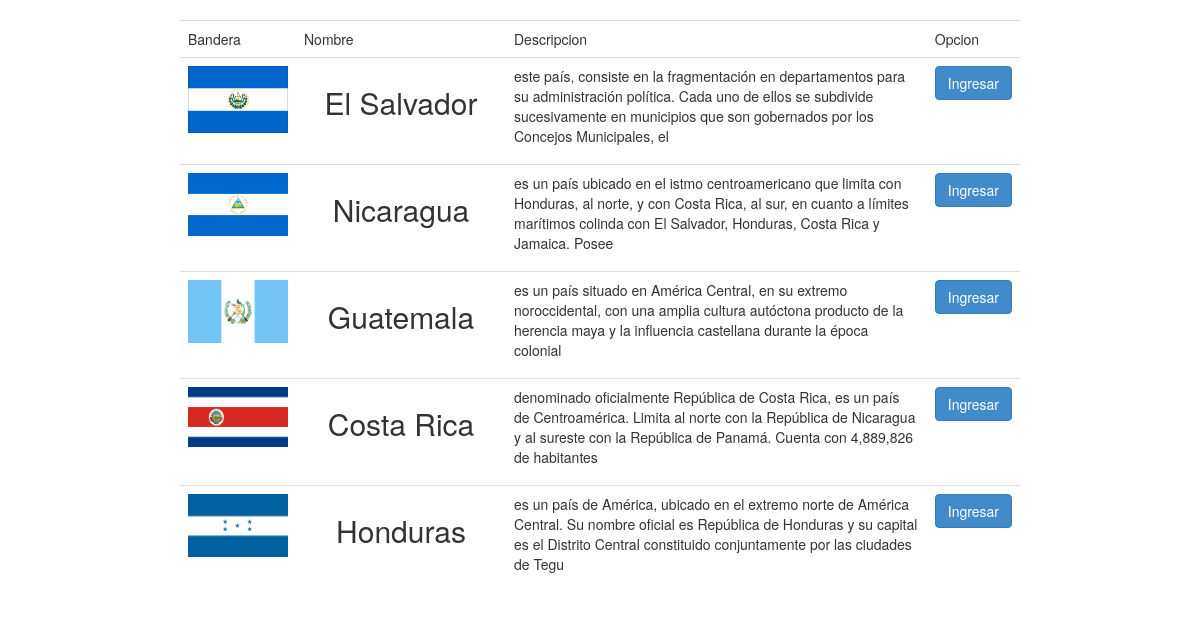
Page /index.php/pais/c_pais on the committed database.
### tables this page shows
CREATE TABLE IF NOT EXISTS `pais` (
  `id_pais` int(100) NOT NULL AUTO_INCREMENT,
  `p_nombre` varchar(100) NOT NULL,
  `descripcion` varchar(200) NOT NULL,
  `url` varchar(200) NOT NULL,
  `estado` int(2) NOT NULL,
  PRIMARY KEY (`id_pais`)
);

### application/controllers/pais/c_pais.php (called while the page is built, shortened)
<?php if ( ! defined('BASEPATH')) exit('No direct script access allowed');
class C_pais extends CI_Controller {
	function __construct()
	{
		$this->load->model('mpaises_model');
		$this->load->model('mvotacion_model');
		$this->load->helper('hrutas');
		$this->load->helper('form');
	}
	public function index()
	{
		$id_ciudadano = $_GET['ID'];
		$info = $this->mpaises_model->selecionar_paises();
		$data = array('pais'=>$info,'ID'=>$id_ciudadano);
		$this->load->view('pais/v_paises',$data);
	}
}
?>

### index.php (called while the page is built, shortened)
<?php
require_once BASEPATH.'core/CodeIgniter.php';

### application/helpers/hrutas_helper.php (called while the page is built, shortened)
<?php
function bootstrap()
{
	$bootstrap='http://localhost:81/system_votacion/setting/css/bootstrap/bootstrap.css';
	return $bootstrap;
}
function imagenes()
{
	$imagenes='http://localhost:81/system_votacion/setting/imag/';
	return $imagenes;
}
function pais()
{
	$pais='http://localhost:81/system_votacion/index.php/pais/c_pais/';
	return $pais;
}
?>

### application/models/mpaises_model.php (called while the page is built, shortened)
<?php if ( ! defined('BASEPATH')) exit('No direct script access allowed');
	class Mpaises_model extends CI_Model
	{
		function selecionar_paises()
		{
			$query = $this->db->get();
			return $query;
		}
	}
?>

### application/views/pais/v_paises.php (the view, shortened to what this page needs)
<!doctype html>
<html lang="en">
<head>
	<link rel="stylesheet" type="text/css" href="<?= bootstrap(); ?>" />
</head>
<body>
	<div class="contenedor">
	<table class="table" border=0>
			<tr>
				<td>Bandera</td>
				<td>Nombre</td>
				<td>Descripcion</td>
				<td>Opcion</td>
			</tr>
	<?php
	foreach ($pais->result() as $value)
	{
		?>
			<tr>
				<td align="right"><img src="<?= imagenes(); ?><?= $value->url; ?>" width="100px;"></td>
				<td align="center" width="25%"><h2><?= $value->p_nombre; ?></h2></td>
				<td><p><?= $value->descripcion; ?></p></td>
				<td align="left">
					<a href="<?= pais(); ?>pais?ID=<?= $value->id_pais; ?>&&Ciudadano=<?= $ID; ?>">
					<input type="button" value="Ingresar" class="btn btn-primary">
					</a>
				</td>
			</tr>
		<?php
	}
	?>
	</table>
	</div>
</body>
</html>

### application/views/pais/v_paises.php (style rules this page uses)
.contenedor { width: 70%; height: 100%; background: none; margin: 0 auto; margin-top: 20px; border-radius: 10px; }

### rows in the picture
pais: url (picture), p_nombre "El Salvador", descripcion "este país, consiste en la fragmentación en departamentos para su administración política. Cada uno de ellos se subdivide sucesivamente en municipios que son gobernados por los Concejos Municipales, el"
pais: url (picture), p_nombre "Nicaragua", descripcion "es un país ubicado en el istmo centroamericano que limita con Honduras, al norte, y con Costa Rica, al sur, en cuanto a límites marítimos colinda con El Salvador, Honduras, Costa Rica y Jamaica. Posee"
pais: url (picture), p_nombre "Guatemala", descripcion "es un país situado en América Central, en su extremo noroccidental, con una amplia cultura autóctona producto de la herencia maya y la influencia castellana durante la época colonial"
pais: url (picture), p_nombre "Costa Rica", descripcion "denominado oficialmente República de Costa Rica, es un país de Centroamérica. Limita al norte con la República de Nicaragua y al sureste con la República de Panamá. Cuenta con 4,889,826 de habitantes"
pais: url (picture), p_nombre "Honduras", descripcion "es un país de América, ubicado en el extremo norte de América Central. Su nombre oficial es República de Honduras y su capital es el Distrito Central constituido conjuntamente por las ciudades de Tegu"
